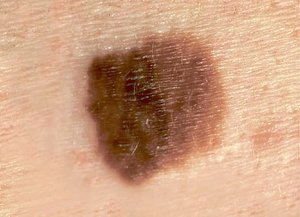
#> input picture img/malignant1.jpg, 300 x 217 px, found by its file name
$ python ml.py   (older library calls are emulated)
#> lines starting #> are read from the running program, lines starting #| are printed output that depends on the picture; after the words box and inside, x2 and y2 are one past the last pixel; in counts of white or black regions, pixels touching at a corner belong together
### lib/crop.py
import cv2
import numpy as np
from helper import getMoleContour
from helper import showImage

def crop(image):
    imageH, imageW, _ = image.shape
    MAX_PADDING = 7
    # image = cv2.GaussianBlur(image, (1, 1), 0)
    grayscale = cv2.cvtColor(image, cv2.COLOR_BGR2GRAY)
    contour = getMoleContour(grayscale)
    cv2.drawContours(grayscale, contour, -1, (255, 255, 255), 5)
    x, y, w, h = cv2.boundingRect(contour)
    padding = MAX_PADDING if x > MAX_PADDING and y > MAX_PADDING else min(x, y)
    padding = padding if x + w + padding * 2 > imageW and y + h + padding * 2 > imageH else 0
    x -= padding
    y -= padding
    if w < padding * 2 and h < padding * 2:
        raise Error("Picture is waay too small!!!")
    return image[y:y+h+padding*2,x:x+w+padding*2]

# [16 lines that do not run on import are left out]

### lib/helper.py
import cv2

# NOTE: The given image must be a greyscale image
def getMoleContour(greyscale):
    THRESHOLD = 125
    MAX_VALUE = 180
    greyscale = cv2.blur(greyscale, (5, 5))
    ret, thresh = cv2.threshold(greyscale, THRESHOLD, MAX_VALUE, cv2.THRESH_BINARY_INV) # Binary mask
    im2, contours, hierarchy = cv2.findContours(thresh, cv2.RETR_EXTERNAL, cv2.CHAIN_APPROX_NONE)
    # Check to make sure there actually is a contour
    if len(contours) == 0:
        raise Error("No contours found!")
    # Only find the longest one
    longestContour = []
    for i in range(len(contours)):
        if len(contours[i]) > len(longestContour):
            longestContour = contours[i]
    return longestContour

# [4 lines left out: function showImage, not called in this run]

### lib/jagedness.py
import cv2
import math
import helper
from crop import crop

def calculateJagedness(image, debug=False):
    # Contours
    contour = helper.getMoleContour(image)
    # Fits an ellipse around the image
    ellipse = cv2.fitEllipse(contour)
    # Shows the contour and ellipse for debugging
    if debug:
        cv2.drawContours(image, contour, -1, (255, 255, 255), 5)
        cv2.ellipse(image, ellipse, (0, 0, 0), 5)
        helper.showImage(image)
    # Calculates the mean square distance between the ellipse and contour
    center = ellipse[0]
    dim = ellipse[1]
    theta = ellipse[2]
    meanSquare = 0
    for i in range(1, len(contour)):
        diffX = (contour[i][0][0] - center[0]) * math.cos(-theta) - \
                (contour[i][0][1] - center[1]) * math.sin(-theta)
        diffY = (contour[i][0][0] - center[0]) * math.sin(-theta) - \
                (contour[i][0][1] - center[1]) * math.cos(-theta)
        meanSquare += abs(diffX ** 2 + diffY ** 2)
    if dim[0] == 0 or dim[1] == 0:
        raise Error("Can't find ellipse of best fit")
    return meanSquare / (dim[0] * dim[1])

# [12 lines that do not run on import are left out]

### lib/asymmetry.py
import cv2
import helper
from crop import crop
import numpy

def calculateAsymmetry(grayscale):
    h, w = grayscale.shape[:2]
    # Splits the image into 2 halfs
    half = w / 2 - 1 if w % 2 == 1 else w / 2
    rotation = cv2.getRotationMatrix2D((half / 2, h / 2), 180, 1)
    left = grayscale[0:h, 0:half]
    # right = cv2.warpAffine(grayscale[0:h, half:w], rotation, (half, h))
    right = cv2.flip(grayscale[0:h, (w - half):w], 1)
    # Returns the mean square difference between each pixel
    numPixels = half * h
    return numpy.sum((left.astype("float") - right.astype("float")) ** 2) / numPixels

# [14 lines that do not run on import are left out]

### lib/ml.py
import cv2
import random
import pickle
from sklearn.preprocessing import StandardScaler
from sklearn.neural_network import MLPClassifier
from sklearn.metrics import classification_report
from crop import crop
from asymmetry import calculateAsymmetry
from jagedness import calculateJagedness
from coloring import calculateColoring

class ML:
    # [7 lines left out: function __init__, not called in this run]

    """
    The format of X should be a 2D array.
    Eg. [[a1, b1], [a2, b2], [a3, b3]] is the input for a dataset with 3 samples and 2 features
    Y should be in a similar format as well
    """
    # [62 lines left out: functions train, predict, predictProbability, not called in this run]

    def dump(self, filepath):
        file = open(filepath, 'w+')
        pickle.dump(self, file)

    # [5 lines left out: function load, not called in this run]

if __name__ == "__main__":
    # Testing
    images = [
        "./img/malignant1.jpg",
        "./img/malignant2.jpg",
        "./img/benign1.jpg",
        "./img/benign2.jpg"
    ]
    X = []
    for filename in images:
        img = crop(cv2.imread(filename))
#> in crop, `imageH, imageW, _ = image.shape`: imageH = 217; imageW = 300
#> in crop, image is the input picture: shape (217, 300, 3); mean B, G, R 130.4, 160.3, 204.6
#> in getMoleContour, `greyscale = cv2.blur(greyscale, (5, 5))`:
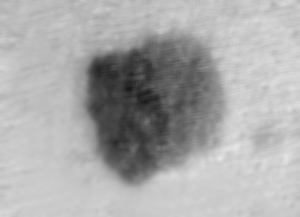
#> greyscale: shape (217, 300); min 24, max 230, mean 170.2
#> in getMoleContour, `ret, thresh = cv2.threshold(greyscale, THRESHOLD, MAX_VALUE, cv2.THRES..`:
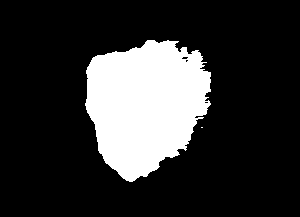
#> thresh: shape (217, 300); values 0 (black) and 180 (white), 19.7% white; 2 white regions (1 under 20 px)
#> in getMoleContour, `ret, thresh = cv2.threshold(greyscale, THRESHOLD, MAX_VALUE, cv2.THRES..`: ret = 125
#> in getMoleContour, `im2, contours, hierarchy = cv2.findContours(thresh, cv2.RETR_EXTERNAL,..`: contours = 2 contours, 1 with area under 20; largest, box (x1, y1, x2, y2) and area: (85, 40, 211, 182) 12592
#> the loop in getMoleContour, `for i in range(len(contours)):` made 2 passes
#> longestContour on pass 1: [[201, 127], [202, 127]]
#> after the loop in getMoleContour, `for i in range(len(contours)):`: longestContour = contour of 491 points, box (x1, y1, x2, y2) (85, 40, 211, 182), area 12592
#> in crop, `contour = getMoleContour(grayscale)`: contour has the same summary as longestContour in getMoleContour
#> in crop, `cv2.drawContours(grayscale, contour, -1, (255, 255, 255), 5)`:
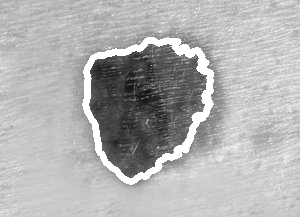
#> grayscale: shape (217, 300); min 14, max 255, mean 176.8
#> in crop, `x, y, w, h = cv2.boundingRect(contour)`: x = 85; y = 40; w = 126; h = 142
#> in crop, `padding = MAX_PADDING if x > MAX_PADDING and y > MAX_PADDING else min(..`: padding = 7
#> in crop, `padding = padding if x + w + padding * 2 > imageW and y + h + padding ..`: padding = 0
#> in crop, `return image[y:y+h+padding*2,x:x+w+padding*2]`:
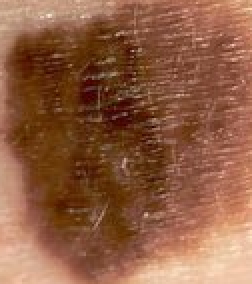
#> returned value: shape (142, 126, 3) (shown 2 times larger); mean of channels 0, 1, 2 65.9, 93.3, 143.8; drawn as B, G, R
        gray = cv2.cvtColor(img, cv2.COLOR_BGR2GRAY)
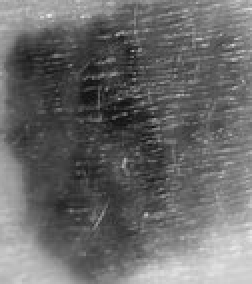
#> gray: shape (142, 126) (shown 2 times larger); min 14, max 234, mean 105.3
        X.append([
            calculateJagedness(gray),
            calculateAsymmetry(gray),
            calculateColoring(img)
        ])
#> in getMoleContour (call 2), `greyscale = cv2.blur(greyscale, (5, 5))`:
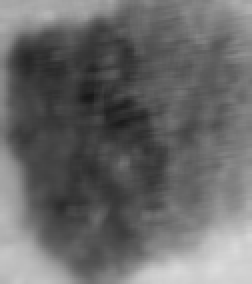
#> greyscale: shape (142, 126) (shown 2 times larger); min 24, max 220, mean 105.2
#> in getMoleContour (call 2), `ret, thresh = cv2.threshold(greyscale, THRESHOLD, MAX_VALUE, cv2.THRES..`:
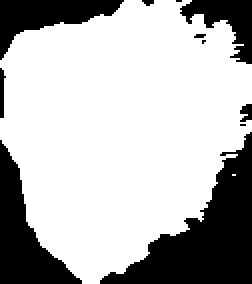
#> thresh: shape (142, 126) (shown 2 times larger); values 0 (black) and 180 (white), 72% white; 11 black regions (5 under 20 px)
#> in getMoleContour (call 2), `im2, contours, hierarchy = cv2.findContours(thresh, cv2.RETR_EXTERNAL,..`: contours = 2 contours, 1 with area under 20; largest, box (x1, y1, x2, y2) and area: (0, 0, 126, 142) 12640
#> the loop in getMoleContour (call 2), `for i in range(len(contours)):` made 2 passes
#> longestContour on pass 1: [[116, 87], [117, 87]]
#> after the loop in getMoleContour (call 2), `for i in range(len(contours)):`: longestContour = contour of 502 points, box (x1, y1, x2, y2) (0, 0, 126, 142), area 12640
#> in calculateJagedness, `contour = helper.getMoleContour(image)`: contour has the same summary as longestContour in getMoleContour
#> in calculateJagedness, `ellipse = cv2.fitEllipse(contour)`: ellipse = ((59.8, 63.58), (119.1, 140.7), 28.81)
#> in calculateJagedness, `center = ellipse[0]`: center = (59.8, 63.58)
#> in calculateJagedness, `dim = ellipse[1]`: dim = (119.1, 140.7)
#> in calculateJagedness, `theta = ellipse[2]`: theta = 28.81
#> the loop in calculateJagedness, `for i in range(1, len(contour)):` made 501 passes
#> (diffX, diffY, meanSquare) on passes 1 to 3: (31.14, -53.05, 3784.4), (31.49, -52.71, 7554), (30.97, -51.85, 11201.7)
#> after the loop in calculateJagedness, `for i in range(1, len(contour)):`: meanSquare = 1784850.7
#> in calculateAsymmetry, `h, w = grayscale.shape[:2]`: h = 142; w = 126
#> in calculateAsymmetry, `half = w / 2 - 1 if w % 2 == 1 else w / 2`: half = 63
#> in calculateAsymmetry, `rotation = cv2.getRotationMatrix2D((half / 2, h / 2), 180, 1)`: rotation = [[-1, 1.22e-16, 63], [-1.22e-16, -1, 142]]
#> (the run stopped early here; a loop or call above may not have finished)
